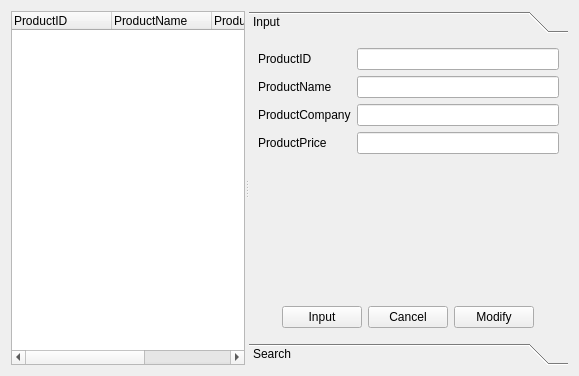
<?xml version="1.0" encoding="UTF-8"?>
<ui version="4.0">
 <class>ProductManager</class>
 <widget class="QWidget" name="ProductManager">
  <property name="geometry">
   <rect>
    <x>0</x>
    <y>0</y>
    <width>579</width>
    <height>376</height>
   </rect>
  </property>
  <property name="windowTitle">
   <string>Form</string>
  </property>
  <layout class="QHBoxLayout" name="horizontalLayout_2">
   <item>
    <widget class="QSplitter" name="splitter">
     <property name="orientation">
      <enum>Qt::Horizontal</enum>
     </property>
     <widget class="QTreeWidget" name="ProductTreeWidget">
      <column>
       <property name="text">
        <string>ProductID</string>
       </property>
      </column>
      <column>
       <property name="text">
        <string>ProductName</string>
       </property>
      </column>
      <column>
       <property name="text">
        <string>ProductCompany</string>
       </property>
      </column>
      <column>
       <property name="text">
        <string>ProductPrice</string>
       </property>
      </column>
     </widget>
     <widget class="QToolBox" name="toolBox">
      <property name="currentIndex">
       <number>0</number>
      </property>
      <widget class="QWidget" name="InputPage">
       <property name="geometry">
        <rect>
         <x>0</x>
         <y>0</y>
         <width>288</width>
         <height>316</height>
        </rect>
       </property>
       <attribute name="label">
        <string>Input</string>
       </attribute>
       <layout class="QVBoxLayout" name="verticalLayout">
        <item>
         <layout class="QFormLayout" name="formLayout">
          <item row="0" column="0">
           <widget class="QLabel" name="label">
            <property name="text">
             <string>ProductID</string>
            </property>
           </widget>
          </item>
          <item row="1" column="0">
           <widget class="QLabel" name="label_2">
            <property name="text">
             <string>ProductName</string>
            </property>
           </widget>
          </item>
          <item row="2" column="0">
           <widget class="QLabel" name="label_3">
            <property name="text">
             <string>ProductCompany</string>
            </property>
           </widget>
          </item>
          <item row="3" column="0">
           <widget class="QLabel" name="label_4">
            <property name="text">
             <string>ProductPrice</string>
            </property>
           </widget>
          </item>
          <item row="0" column="1">
           <widget class="QLineEdit" name="PIDLineEdit">
            <property name="readOnly">
             <bool>true</bool>
            </property>
           </widget>
          </item>
          <item row="1" column="1">
           <widget class="QLineEdit" name="PNameLineEdit"/>
          </item>
          <item row="2" column="1">
           <widget class="QLineEdit" name="PCompanyLineEdit"/>
          </item>
          <item row="3" column="1">
           <widget class="QLineEdit" name="PPriceLineEdit"/>
          </item>
         </layout>
        </item>
        <item>
         <spacer name="verticalSpacer">
          <property name="orientation">
           <enum>Qt::Vertical</enum>
          </property>
          <property name="sizeHint" stdset="0">
           <size>
            <width>20</width>
            <height>169</height>
           </size>
          </property>
         </spacer>
        </item>
        <item>
         <layout class="QHBoxLayout" name="horizontalLayout">
          <item>
           <spacer name="horizontalSpacer">
            <property name="orientation">
             <enum>Qt::Horizontal</enum>
            </property>
            <property name="sizeHint" stdset="0">
             <size>
              <width>40</width>
              <height>20</height>
             </size>
            </property>
           </spacer>
          </item>
          <item>
           <widget class="QPushButton" name="InputButton">
            <property name="text">
             <string>Input</string>
            </property>
           </widget>
          </item>
          <item>
           <widget class="QPushButton" name="CancelButton">
            <property name="text">
             <string>Cancel</string>
            </property>
           </widget>
          </item>
          <item>
           <widget class="QPushButton" name="ModifyButton">
            <property name="text">
             <string>Modify</string>
            </property>
           </widget>
          </item>
          <item>
           <spacer name="horizontalSpacer_2">
            <property name="orientation">
             <enum>Qt::Horizontal</enum>
            </property>
            <property name="sizeHint" stdset="0">
             <size>
              <width>40</width>
              <height>20</height>
             </size>
            </property>
           </spacer>
          </item>
         </layout>
        </item>
       </layout>
      </widget>
      <widget class="QWidget" name="SearchPage">
       <property name="geometry">
        <rect>
         <x>0</x>
         <y>0</y>
         <width>288</width>
         <height>316</height>
        </rect>
       </property>
       <attribute name="label">
        <string>Search</string>
       </attribute>
       <layout class="QVBoxLayout" name="verticalLayout_2">
        <item>
         <widget class="QTreeWidget" name="SearchTreeWidget">
          <column>
           <property name="text">
            <string>ProductID</string>
           </property>
          </column>
          <column>
           <property name="text">
            <string>ProductName</string>
           </property>
          </column>
          <column>
           <property name="text">
            <string>ProductCompany</string>
           </property>
          </column>
          <column>
           <property name="text">
            <string>ProductPrice</string>
           </property>
          </column>
         </widget>
        </item>
        <item>
         <layout class="QHBoxLayout" name="horizontalLayout_4">
          <item>
           <widget class="QComboBox" name="SearchComboBox">
            <item>
             <property name="text">
              <string>ProductID</string>
             </property>
            </item>
            <item>
             <property name="text">
              <string>ProductName</string>
             </property>
            </item>
            <item>
             <property name="text">
              <string>ProductCompany</string>
             </property>
            </item>
            <item>
             <property name="text">
              <string>ProductPrice</string>
             </property>
            </item>
           </widget>
          </item>
          <item>
           <widget class="QLineEdit" name="SearchLineEdit"/>
          </item>
         </layout>
        </item>
        <item>
         <layout class="QHBoxLayout" name="horizontalLayout_3">
          <item>
           <spacer name="horizontalSpacer_3">
            <property name="orientation">
             <enum>Qt::Horizontal</enum>
            </property>
            <property name="sizeHint" stdset="0">
             <size>
              <width>40</width>
              <height>20</height>
             </size>
            </property>
           </spacer>
          </item>
          <item>
           <widget class="QPushButton" name="Search">
            <property name="text">
             <string>Search</string>
            </property>
           </widget>
          </item>
          <item>
           <spacer name="horizontalSpacer_4">
            <property name="orientation">
             <enum>Qt::Horizontal</enum>
            </property>
            <property name="sizeHint" stdset="0">
             <size>
              <width>40</width>
              <height>20</height>
             </size>
            </property>
           </spacer>
          </item>
         </layout>
        </item>
       </layout>
      </widget>
     </widget>
    </widget>
   </item>
  </layout>
 </widget>
 <resources/>
 <connections/>
</ui>
